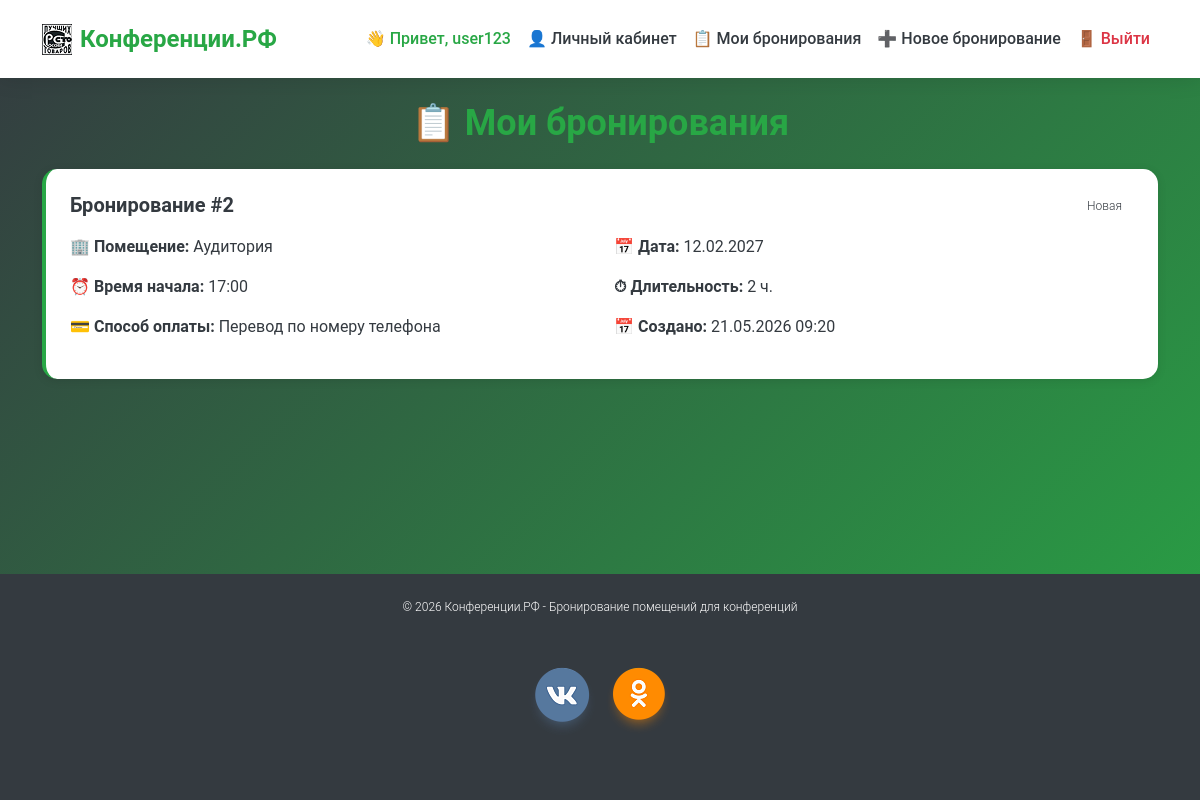
/bookings/ (signed in), run on the app's committed database.
### proekt/models.py (models this page shows, shortened)
class Booking(models.Model):
    STATUS_CHOICES = [
        ('Новая', 'Новая'),
        ('Мероприятие назначено', 'Мероприятие назначено'),
        ('Мероприятие завершено', 'Мероприятие завершено'),
    ]
    PAYMENT_CHOICES = [
        ('наличными', 'Наличными'),
        ('перевод по номеру телефона', 'Перевод по номеру телефона'),
        ('банковская карта', 'Банковская карта'),
    ]
    user = models.ForeignKey(User, on_delete=models.CASCADE, related_name='bookings')
    hall = models.ForeignKey(Hall, on_delete=models.CASCADE, related_name='bookings')
    event_date = models.DateField(verbose_name='Дата проведения')
    start_time = models.TimeField(verbose_name='Время начала')
    duration_hours = models.IntegerField(default=2, verbose_name='Длительность (часы)')
    payment_method = models.CharField(max_length=50, choices=PAYMENT_CHOICES)
    status = models.CharField(max_length=50, choices=STATUS_CHOICES, default='Новая')
    created_at = models.DateTimeField(auto_now_add=True)
    updated_at = models.DateTimeField(auto_now=True)
    class Meta:
        ordering = ['-created_at']

class Hall(models.Model):
    HALL_CHOICES = [
        ('Аудитория', 'Аудитория'),
        ('Коворкинг', 'Коворкинг'),
        ('Кинозал', 'Кинозал'),
    ]
    name = models.CharField(max_length=50, choices=HALL_CHOICES, unique=True)
    capacity = models.IntegerField(verbose_name='Вместимость')
    description = models.TextField(blank=True)
    price_per_hour = models.DecimalField(max_digits=10, decimal_places=2, default=0)

### proekt/views.py (the view, shortened to what this page needs)
# urls.py: path('bookings/', views.bookings_view, name='bookings'),
@login_required
def bookings_view(request):
    user_bookings = Booking.objects.filter(user=request.user)
    paginator = Paginator(user_bookings, 5)
    page_number = request.GET.get('page')
    page_obj = paginator.get_page(page_number)
    review_form = ReviewForm()
    return render(request, 'bookings.html', {
        'bookings': page_obj,
        'review_form': review_form,
    })

### templates/bookings.html (shortened to what this page needs)
{% extends 'base.html' %}
{% load static %}
{% block content %}
<h1 class="text-center mb-4 fade-in">📋 Мои бронирования</h1>
{% if bookings %}
    {% for booking in bookings %}
        <div class="booking-card slide-in">
            <div class="d-flex justify-content-between align-items-start mb-3">
                <h5 class="mb-0">Бронирование #{{ booking.id }}</h5>
                <span class="booking-status status-{{ booking.status|slugify }}">{{ booking.status }}</span>
            </div>
            <div class="row">
                <div class="col-md-6"><p><strong>🏢 Помещение:</strong> {{ booking.hall.name }}</p></div>
                <div class="col-md-6"><p><strong>📅 Дата:</strong> {{ booking.event_date|date:"d.m.Y" }}</p></div>
                <div class="col-md-6"><p><strong>⏰ Время начала:</strong> {{ booking.start_time|time:"H:i" }}</p></div>
                <div class="col-md-6"><p><strong>⏱ Длительность:</strong> {{ booking.duration_hours }} ч.</p></div>
                <div class="col-md-6"><p><strong>💳 Способ оплаты:</strong> {{ booking.get_payment_method_display }}</p></div>
                <div class="col-md-6"><p><strong>📅 Создано:</strong> {{ booking.created_at|date:"d.m.Y H:i" }}</p></div>
            </div>
        </div>
    {% endfor %}
{% endif %}
{% endblock %}

### templates/base.html (shortened to what this page needs)
<!DOCTYPE html>
<html lang="ru">
<head>
     {% load django_bootstrap5 %}
     {% bootstrap_css %}
    {% load static %}
    <link rel="stylesheet" href="{% static 'style/style.css' %}">
</head>
<body>
    <nav class="navbar navbar-expand-lg">
        <div class="container">
            <a class="navbar-brand" href="{% url 'index' %}">
                <img src="{% static 'media/quality_icon10.png' %}" alt="">
                <span class="brand-text">Конференции.РФ</span>
            </a>
            <div class="collapse navbar-collapse" id="navbarNav">
                <ul class="navbar-nav ms-auto">
                    {% if user.is_authenticated %}
                        <li class="nav-item"><span class="nav-link user-greeting">👋 Привет, {{ user.username }}</span></li>
                        <li class="nav-item"><a class="nav-link" href="{% url 'profile' %}">👤 Личный кабинет</a></li>
                        <li class="nav-item"><a class="nav-link" href="{% url 'bookings' %}">📋 Мои бронирования</a></li>
                        <li class="nav-item"><a class="nav-link" href="{% url 'create_booking' %}">➕ Новое бронирование</a></li>
                        <li class="nav-item"><a class="nav-link logout-btn" href="{% url 'logout' %}">🚪 Выйти</a></li>
                    {% else %}
                        <li class="nav-item"><a class="nav-link" href="{% url 'login' %}">🔐 Вход</a></li>
                        <li class="nav-item"><a class="nav-link" href="{% url 'register' %}">📝 Регистрация</a></li>
                    {% endif %}
                </ul>
            </div>
        </div>
    </nav>
    <main class="container my-4">
        {% block content %}{% endblock %}
    </main>
    <footer>
        <div class="container">
            <p>&copy; 2026 Конференции.РФ - Бронирование помещений для конференций</p>
            <img src="{% static 'media/soc.png' %}" alt="социальные сети">
        </div>
    </footer>
</body>
</html>

### static/style/style.css (style rules this page uses)
* { margin: 0; padding: 0; box-sizing: border-box; }
body { font-family: 'Roboto', sans-serif; background: linear-gradient(135deg, #343A40 0%, #28A745 100%); min-height: 100vh; font-size: 16px; font-weight: 400; color: #343A40; line-height: 1.5; }
.navbar { background: #FFFFFF !important; box-shadow: 0 2px 20px rgba(0,0,0,0.1); padding: 1rem 0; }
.navbar-brand { display: flex; align-items: center; gap: 0.5rem; font-size: 1.5rem; font-weight: 700; color: #28A745 !important; text-decoration: none; transition: transform 0.3s; }
.brand-text { font-weight: 700; }
.nav-link { color: #343A40 !important; font-weight: 500; transition: color 0.3s; padding: 0.5rem 1rem; border-radius: 8px; }
.user-greeting { color: #28A745 !important; font-weight: 500; }
.logout-btn { color: #dc3545 !important; }
h1 { font-size: 36px; font-weight: 700; color: #28A745; }
h3, h4, h5, h6 { font-weight: 600; }
.booking-card { background: #FFFFFF; border-radius: 15px; padding: 1.5rem; margin-bottom: 1.5rem; box-shadow: 0 2px 10px rgba(0,0,0,0.1); border-left: 4px solid #28A745; }
.booking-status { display: inline-block; padding: 0.25rem 0.75rem; border-radius: 20px; font-size: 12px; font-weight: 300; }
footer { background: #343A40; color: #FFFFFF; text-align: center; padding: 2rem; margin-top: 3rem; }
footer p { font-size: 12px; font-weight: 300; margin: 0; }
.fade-in { animation: fadeIn 0.6s ease; }
.slide-in { animation: slideIn 0.3s ease; }
html, body { height: 100%; margin: 0; padding: 0; }
body { display: flex; flex-direction: column; min-height: 100vh; }
main { flex: 1 0 auto; }
footer { flex-shrink: 0; background: #343A40; color: #FFFFFF; text-align: center; padding: 1.5rem; margin-top: 2rem; }

### data on the page
Booking: id "2", status "Новая", hall.name "Аудитория", event_date "12.02.2027", start_time "17:00", duration_hours "2", payment_method "Перевод по номеру телефона", created_at "21.05.2026 09:20"

### other printed values
{{ user.username }} "user123"
